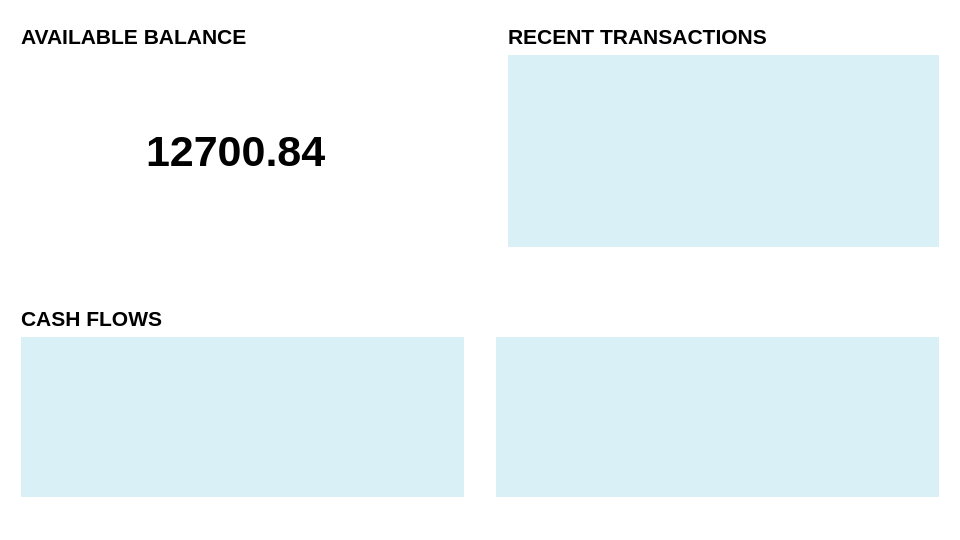
<?xml version="1.0" encoding="UTF-8"?>
<ui version="4.0">
 <class>MainWindow</class>
 <widget class="QMainWindow" name="MainWindow">
  <property name="geometry">
   <rect>
    <x>0</x>
    <y>0</y>
    <width>960</width>
    <height>540</height>
   </rect>
  </property>
  <property name="sizePolicy">
   <sizepolicy hsizetype="Preferred" vsizetype="Preferred">
    <horstretch>0</horstretch>
    <verstretch>0</verstretch>
   </sizepolicy>
  </property>
  <property name="minimumSize">
   <size>
    <width>960</width>
    <height>540</height>
   </size>
  </property>
  <property name="maximumSize">
   <size>
    <width>16777215</width>
    <height>16777215</height>
   </size>
  </property>
  <property name="windowTitle">
   <string>MainWindow</string>
  </property>
  <property name="styleSheet">
   <string notr="true">background: #ffffff;</string>
  </property>
  <widget class="QWidget" name="centralwidget">
   <layout class="QHBoxLayout" name="horizontalLayout_2">
    <item>
     <layout class="QVBoxLayout" name="insights_container">
      <property name="spacing">
       <number>32</number>
      </property>
      <property name="leftMargin">
       <number>0</number>
      </property>
      <item>
       <layout class="QHBoxLayout" name="basic_stats_container" stretch="1,1">
        <property name="spacing">
         <number>32</number>
        </property>
        <item>
         <widget class="QGroupBox" name="bal_container">
          <property name="styleSheet">
           <string notr="true">border: 0;</string>
          </property>
          <property name="title">
           <string/>
          </property>
          <layout class="QVBoxLayout" name="verticalLayout" stretch="0,1">
           <item>
            <widget class="QLabel" name="available_bal">
             <property name="font">
              <font>
               <pointsize>16</pointsize>
               <bold>true</bold>
              </font>
             </property>
             <property name="text">
              <string>AVAILABLE BALANCE</string>
             </property>
            </widget>
           </item>
           <item>
            <layout class="QHBoxLayout" name="horizontalLayout">
             <item alignment="Qt::AlignHCenter">
              <widget class="QLabel" name="bal_label">
               <property name="sizePolicy">
                <sizepolicy hsizetype="Preferred" vsizetype="Preferred">
                 <horstretch>0</horstretch>
                 <verstretch>0</verstretch>
                </sizepolicy>
               </property>
               <property name="font">
                <font>
                 <pointsize>32</pointsize>
                 <bold>true</bold>
                </font>
               </property>
               <property name="styleSheet">
                <string notr="true"/>
               </property>
               <property name="text">
                <string>12700.84</string>
               </property>
              </widget>
             </item>
            </layout>
           </item>
          </layout>
         </widget>
        </item>
        <item>
         <widget class="QGroupBox" name="tbl_container">
          <property name="styleSheet">
           <string notr="true">border: 0;</string>
          </property>
          <property name="title">
           <string/>
          </property>
          <layout class="QVBoxLayout" name="verticalLayout_4" stretch="0,1">
           <item>
            <widget class="QLabel" name="recent_transactions">
             <property name="font">
              <font>
               <pointsize>16</pointsize>
               <bold>true</bold>
              </font>
             </property>
             <property name="text">
              <string>RECENT TRANSACTIONS</string>
             </property>
            </widget>
           </item>
           <item>
            <widget class="QTableWidget" name="tbl_recent_transactions">
             <property name="styleSheet">
              <string notr="true">background: #daf0f7;</string>
             </property>
            </widget>
           </item>
          </layout>
         </widget>
        </item>
       </layout>
      </item>
      <item>
       <widget class="QGroupBox" name="cash_flows_container">
        <property name="styleSheet">
         <string notr="true">border: 0;</string>
        </property>
        <property name="title">
         <string/>
        </property>
        <layout class="QVBoxLayout" name="verticalLayout_5" stretch="0,1">
         <item>
          <widget class="QLabel" name="cash_flows">
           <property name="font">
            <font>
             <pointsize>16</pointsize>
             <bold>true</bold>
            </font>
           </property>
           <property name="text">
            <string>CASH FLOWS</string>
           </property>
          </widget>
         </item>
         <item>
          <layout class="QHBoxLayout" name="graphs_container">
           <property name="spacing">
            <number>32</number>
           </property>
           <item>
            <widget class="QWidget" name="income_graph" native="true">
             <property name="minimumSize">
              <size>
               <width>120</width>
               <height>80</height>
              </size>
             </property>
             <property name="styleSheet">
              <string notr="true">background: #daf0f7;</string>
             </property>
            </widget>
           </item>
           <item>
            <widget class="QWidget" name="expense_graph" native="true">
             <property name="minimumSize">
              <size>
               <width>120</width>
               <height>80</height>
              </size>
             </property>
             <property name="styleSheet">
              <string notr="true">background: #daf0f7;</string>
             </property>
            </widget>
           </item>
          </layout>
         </item>
        </layout>
       </widget>
      </item>
     </layout>
    </item>
   </layout>
  </widget>
  <widget class="QMenuBar" name="menubar">
   <property name="geometry">
    <rect>
     <x>0</x>
     <y>0</y>
     <width>960</width>
     <height>22</height>
    </rect>
   </property>
  </widget>
  <widget class="QStatusBar" name="statusbar"/>
 </widget>
 <resources/>
 <connections/>
</ui>
